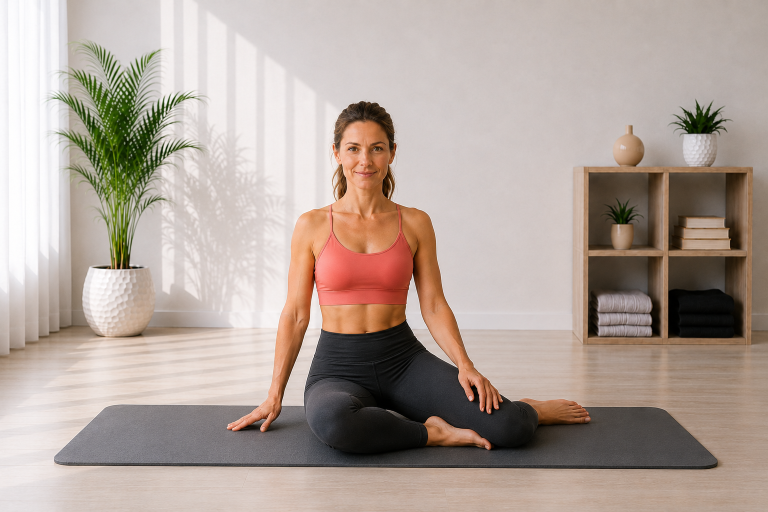
#> input picture Pilates Assets/02_Exercise_Cards/Mermaid Stretch/mermaid_stretch_start_v01.png, 1536 x 1024 px (shown at 1/2 size); the run also reads 1 picture not shown here
$ python build_mermaid_stretch_cards.py
#> lines starting #> are read from the running program, lines starting #| are printed output that depends on the picture; after the words box and inside, x2 and y2 are one past the last pixel; in counts of white or black regions, pixels touching at a corner belong together
# -*- coding: utf-8 -*-
from pathlib import Path
import hashlib

from PIL import Image, ImageDraw, ImageFont, ImageOps


BASE = Path(__file__).resolve().parent
START = BASE / "mermaid_stretch_start_v01.png"
HERO = BASE / "mermaid_stretch_hero_v01.png"
GUIDE = BASE / "mermaid_stretch_guide_card_v01.png"
STEP = BASE / "mermaid_stretch_step_by_step_v01.png"
EXPECTED_HASHES = {
    START: "dd9ebd6a75d5f397842ffd75b3196bbeebd0e6797fb9ba4ba96aa9308c66592f",
    HERO: "6105f3dd084aac7680d4437fb7334977c6f8522ccac2223457526c6b23f9c759",
}

BG = (244, 251, 250)
CARD = (255, 255, 255)
INK = (38, 44, 47)
MUTED = (101, 115, 119)
TEAL = (20, 154, 154)
TEAL_D = (14, 122, 123)
LINE = (210, 232, 230)
SOFT = (231, 247, 246)
WARN = (255, 247, 244)
WARN_LINE = (242, 220, 216)
WARN_ICON = (199, 92, 84)
FONT_DIR = Path(r"C:\Windows\Fonts")

GUIDE_HOW = [
    ("1", "Sedni si do Mermaid sedu. Obě kolena pokrč na jednu stranu a páteř vytáhni vzhůru."),
    ("2", "Jednu dlaň lehce opři o podložku. S výdechem se ukloň a druhou paži veď nad hlavou."),
    ("3", "S nádechem se plynule vrať do vzpřímeného sedu. Pánev zůstává stabilní."),
]

GUIDE_WATCH = (
    "Sedací kosti drž co nejvíce na podložce, ramena daleko od uší a hrudník dopředu. "
    "Neotáčej trup, nepředkláněj se a protahuj se jen do příjemného rozsahu."
)

STEP_TEXTS = [
    (
        "KROK 1",
        "VÝCHOZÍ POZICE",
        "Sedni si vzpřímeně, obě kolena pokrč na jednu stranu. Jednu ruku lehce opři o podložku.",
        START,
    ),
    (
        "KROK 2",
        "BOČNÍ ÚKLON",
        "S výdechem se ukláněj k opěrné ruce. Opačnou paži protáhni obloukem nad hlavou.",
        HERO,
    ),
    (
        "KROK 3",
        "NÁVRAT",
        "S nádechem se plynule vrať do vzpřímeného sedu. Pánev zůstává stabilní.",
        START,
    ),
]

STEP_BREATH = "Nádech v sedu. Výdech do úklonu. Nádech při návratu."
STEP_WATCH = (
    "Sedací kosti drž na podložce a ramena daleko od uší. "
    "Neotáčej trup ani se nepředkláněj."
)


def sha256(path):
    return hashlib.sha256(path.read_bytes()).hexdigest()


def font(name, size):
#> called with name = 'arialbd.ttf', size = 44
    for candidate in (FONT_DIR / name, FONT_DIR / "arial.ttf", FONT_DIR / "segoeui.ttf"):
        if candidate.exists():
            return ImageFont.truetype(str(candidate), size)
    return ImageFont.load_default()


F = {
    "title": font("arialbd.ttf", 44),
    "h2": font("arialbd.ttf", 25),
    "h3": font("arialbd.ttf", 20),
    "body": font("arial.ttf", 22),
    "small": font("arial.ttf", 17),
    "small_b": font("arialbd.ttf", 17),
    "tiny": font("arial.ttf", 14),
    "step_title": font("arialbd.ttf", 38),
    "step_h": font("arialbd.ttf", 24),
    "step_body": font("arial.ttf", 23),
}


def rounded(draw, box, radius=28, fill=CARD, outline=LINE, width=2):
    draw.rounded_rectangle(box, radius=radius, fill=fill, outline=outline, width=width)


def wrap_text(draw, text, selected_font, max_width):
    lines, current = [], ""
    for word in text.split():
        candidate = (current + " " + word).strip()
        if draw.textbbox((0, 0), candidate, font=selected_font)[2] <= max_width or not current:
            current = candidate
        else:
            lines.append(current)
            current = word
    if current:
        lines.append(current)
    return lines


def draw_wrapped(draw, xy, text, selected_font, fill, max_width, line_gap=7):
    x, y = xy
    last_bottom = y
    for line in wrap_text(draw, text, selected_font, max_width):
        draw.text((x, y), line, font=selected_font, fill=fill)
        bbox = draw.textbbox((x, y), line, font=selected_font)
        last_bottom = bbox[3]
        y += draw.textbbox((0, 0), line, font=selected_font)[3] + line_gap
    return y, last_bottom


def fit_image(path, size, centering=(0.5, 0.5)):
    with Image.open(path) as source:
        return ImageOps.fit(
            source.convert("RGB"), size, method=Image.Resampling.LANCZOS, centering=centering
        )


def paste_round(base, image, box, radius=22):
    x1, y1, x2, y2 = box
    size = (x2 - x1, y2 - y1)
    if image.size != size:
        image = image.resize(size, Image.Resampling.LANCZOS)
    mask = Image.new("L", size, 0)
    ImageDraw.Draw(mask).rounded_rectangle((0, 0, size[0], size[1]), radius=radius, fill=255)
    base.paste(image, (x1, y1), mask)


def center_text(draw, box, text, selected_font, fill):
    x1, y1, x2, y2 = box
    bbox = draw.textbbox((0, 0), text, font=selected_font)
    x = x1 + (x2 - x1 - (bbox[2] - bbox[0])) / 2
    y = y1 + (y2 - y1 - (bbox[3] - bbox[1])) / 2 - 2
    draw.text((x, y), text, font=selected_font, fill=fill)


def pill(draw, xy, text, selected_font):
    x, y = xy
    bbox = draw.textbbox((0, 0), text, font=selected_font)
    box = (x, y, x + bbox[2] - bbox[0] + 32, y + bbox[3] - bbox[1] + 16)
    draw.rounded_rectangle(box, radius=16, fill=SOFT, outline=LINE, width=1)
    draw.text((x + 16, y + 7), text, font=selected_font, fill=TEAL_D)
    return box[2] + 8


def draw_icon(draw, center, kind, color=TEAL):
    x, y = center
    if kind == "breath":
        draw.arc((x - 8, y - 8, x + 8, y + 8), 25, 320, fill=color, width=3)
        draw.line((x + 7, y - 8, x + 12, y - 8, x + 12, y - 3), fill=color, width=3)
    elif kind == "focus":
        draw.ellipse((x - 8, y - 8, x + 8, y + 8), outline=color, width=3)
        draw.ellipse((x - 3, y - 3, x + 3, y + 3), fill=color)
    elif kind == "repeat":
        draw.arc((x - 9, y - 7, x + 9, y + 7), 200, 20, fill=color, width=3)
        draw.polygon([(x + 8, y - 8), (x + 14, y - 5), (x + 9, y - 1)], fill=color)
    elif kind == "warn":
        draw.polygon([(x, y - 10), (x - 10, y + 9), (x + 10, y + 9)], outline=color, width=3)
        draw.line((x, y - 3, x, y + 3), fill=color, width=2)
        draw.ellipse((x - 1, y + 6, x + 1, y + 8), fill=color)


def ensure_bottom_margin(name, bottom, card_bottom, minimum=20):
    margin = card_bottom - bottom
    if margin < minimum:
        raise RuntimeError(f"{name} bottom margin {margin}px is below {minimum}px")
    return margin


def verify_sources():
    for path, expected_hash in EXPECTED_HASHES.items():
        if not path.exists():
            raise FileNotFoundError(path)
        with Image.open(path) as image:
#> image is the input picture: PIL image 1536x1024 RGB; mean R, G, B 176.9, 162.5, 153.6
            if image.size != (1536, 1024):
                raise RuntimeError(f"Unexpected source size for {path.name}: {image.size}")
        if sha256(path) != expected_hash:
            raise RuntimeError(f"SHA mismatch for {path.name}")
#> pass 2 of the loop in verify_sources, `for path, expected_hash in EXPECTED_HASHES.items():`:
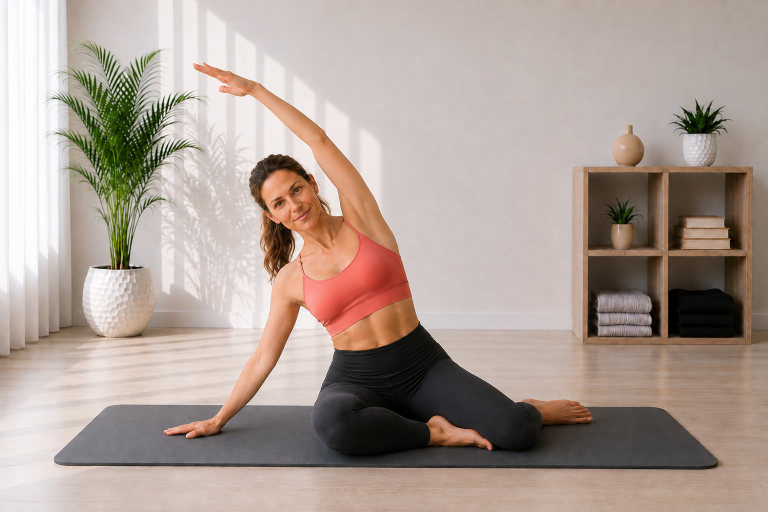
#> input picture Pilates Assets/02_Exercise_Cards/Mermaid Stretch/mermaid_stretch_hero_v01.png, 1536 x 1024 px (shown at 1/2 size)
#> in verify_sources, image is the input picture: PIL image 1536x1024 RGB; mean R, G, B 173.4, 158.2, 149.5


def build_guide():
    image = Image.new("RGB", (780, 1688), BG)
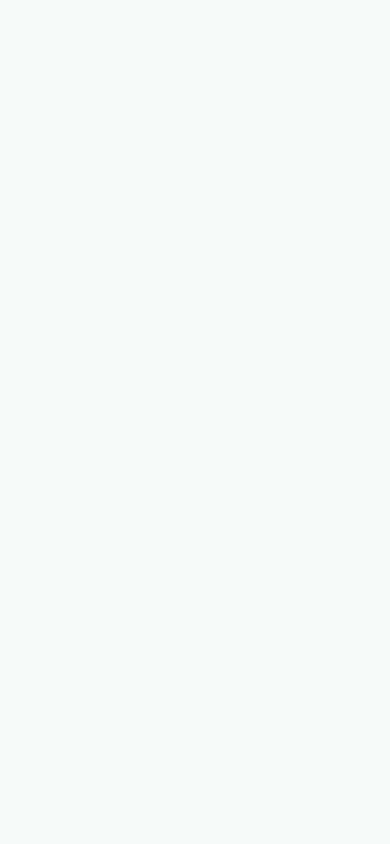
#> image: PIL image 780x1688 RGB (shown at 1/2 size); mean R, G, B 244, 251, 250
    draw = ImageDraw.Draw(image)
    margins = {}

    rounded(draw, (34, 34, 746, 140))
    draw.text((62, 49), "BOČNÍ PROTAŽENÍ V SEDU", font=F["title"], fill=INK)
    draw.text((62, 94), "Bok trupu a mobilita páteře", font=F["small_b"], fill=TEAL_D)
    _, desc_bottom = draw_wrapped(
        draw, (62, 115), "Protahuje bok trupu a podporuje vzpřímené držení těla.",
        F["tiny"], MUTED, 650, 2
    )
#> desc_bottom = 127
    margins["GUIDE DESCRIPTION"] = 140 - desc_bottom
    x = pill(draw, (62, 148), "Boční protažení", F["small_b"])
#> x = 178
    pill(draw, (x, 148), "Bez pomůcky", F["small_b"])

    rounded(draw, (34, 196, 746, 653))
    paste_round(image, fit_image(HERO, (680, 393)), (50, 218, 730, 611))
#> in paste_round, `x1, y1, x2, y2 = box`: x1 = 50; y1 = 218; x2 = 730; y2 = 611
#> in paste_round, `size = (x2 - x1, y2 - y1)`: size = (680, 393)
#> in paste_round, `mask = Image.new("L", size, 0)`: mask: PIL image 680x393 L; every value is 0
#> in paste_round, `ImageDraw.Draw(mask).rounded_rectangle((0, 0, size[0], size[1]), radiu..`:
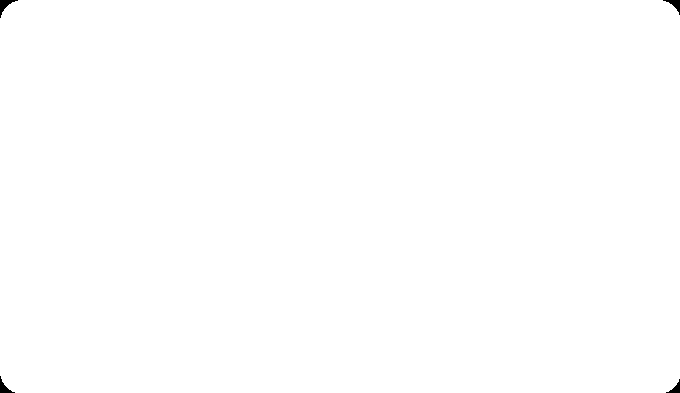
#> mask: PIL image 680x393 L; 99.9% white; 4 black regions, box (x1, y1, x2, y2) and area: (0, 0, 18, 18) 111, (663, 0, 680, 15) 93, (0, 376, 15, 393) 93, (666, 379, 680, 393) 76

    mini_y, mini_w, mini_h = 675, 218, 146
    xs = [34, 274, 514]
    labels = [
        ("START", "Vzpřímený sed", START),
        ("BOČNÍ ÚKLON", "Paže nad hlavou", HERO),
        ("NÁVRAT", "Plynule zpět", START),
    ]
    for index, (x0, (label, caption, source)) in enumerate(zip(xs, labels), 1):
        card_bottom = mini_y + mini_h + 74
        rounded(draw, (x0, mini_y, x0 + mini_w, card_bottom), 22)
        paste_round(image, fit_image(source, (mini_w - 22, mini_h)),
                    (x0 + 11, mini_y + 10, x0 + mini_w - 11, mini_y + 10 + mini_h), 16)
#> call 2 of fit_image, with size = (196, 146), centering = (0.5, 0.5)
#> in fit_image (call 2), `return ImageOps.fit( source.convert("RGB"), size, method=Image.Resampl..`:
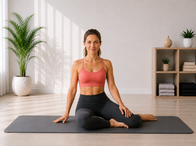
#> returned value: PIL image 196x146 RGB; mean R, G, B 175.1, 160.3, 151.3
#> call 2 of paste_round, with box = (45, 685, 241, 831), radius = 16
#> in paste_round (call 2), `x1, y1, x2, y2 = box`: x1 = 45; y1 = 685; x2 = 241; y2 = 831
#> in paste_round (call 2), `size = (x2 - x1, y2 - y1)`: size = (196, 146)
#> in paste_round (call 2), `mask = Image.new("L", size, 0)`: mask: PIL image 196x146 L; every value is 0
#> in paste_round (call 2), `ImageDraw.Draw(mask).rounded_rectangle((0, 0, size[0], size[1]), radiu..`:
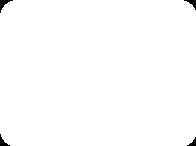
#> mask: PIL image 196x146 L; 99.3% white; 4 black regions, box (x1, y1, x2, y2) and area: (0, 0, 13, 13) 61, (184, 0, 196, 10) 48, (0, 134, 10, 146) 48, (187, 137, 196, 146) 36
        draw.ellipse((x0 + 15, mini_y + 15, x0 + 43, mini_y + 43), fill=TEAL)
        center_text(draw, (x0 + 15, mini_y + 15, x0 + 43, mini_y + 43), str(index), F["tiny"], CARD)
        center_text(draw, (x0 + 5, mini_y + mini_h + 14, x0 + mini_w - 5, mini_y + mini_h + 40), label, F["small_b"], INK)
        center_text(draw, (x0 + 8, mini_y + mini_h + 38, x0 + mini_w - 8, mini_y + mini_h + 57), caption, F["tiny"], MUTED)
        caption_bottom = draw.textbbox((0, 0), caption, font=F["tiny"])[3] + mini_y + mini_h + 38
#> caption_bottom = 871
        margins[f"GUIDE MINI {index}"] = card_bottom - caption_bottom
#> pass 2 of the loop in build_guide, `for index, (x0, (label, caption, source)) in enumerate(zip(xs, labels)..`:
#> caption_bottom = 869

    info_y, box_w, box_h = 915, 218, 164
    info = [
        ("breath", "DECH", "Výdech do úklonu. Nádech při návratu."),
        ("focus", "ZAMĚŘ SE", "Pánev stabilní, ramena daleko od uší."),
        ("repeat", "VÝDRŽ", "Drž podle času uvedeného v tréninku."),
    ]
    for index, (x0, (kind, heading, body)) in enumerate(zip(xs, info), 1):
        card_bottom = info_y + box_h
        rounded(draw, (x0, info_y, x0 + box_w, card_bottom), 22)
        draw_icon(draw, (x0 + 28, info_y + 30), kind)
        draw.text((x0 + 48, info_y + 18), heading, font=F["small_b"], fill=TEAL_D)
        _, body_bottom = draw_wrapped(draw, (x0 + 18, info_y + 56), body, F["small"], INK, box_w - 36, 4)
        margins[f"GUIDE INFO {index}"] = ensure_bottom_margin(f"Guide info {index}", body_bottom, card_bottom)
#> this loop made 3 passes
#> body_bottom on passes 1 to 3: 983, 982, 983
#> after the loop, margins = {'GUIDE DESCRIPTION': 13, 'GUIDE MINI 1': 24, 'GUIDE MINI 2': 26, 'GUIDE MINI 3': 24, 'GUIDE INFO 1': 96, 'GUIDE INFO 2': 97, 'GUIDE INFO 3': 96}

    rounded(draw, (34, 1090, 746, 1412), 26)
    draw.text((62, 1120), "JAK PROVÉST", font=F["h2"], fill=INK)
    y = 1165
    for number_value, text in GUIDE_HOW:
        draw.ellipse((62, y + 2, 92, y + 32), fill=SOFT, outline=LINE, width=1)
        center_text(draw, (62, y + 2, 92, y + 32), number_value, F["small_b"], TEAL_D)
        y, body_bottom = draw_wrapped(draw, (106, y), text, F["body"], INK, 590, 7)
        margins[f"GUIDE STEP {number_value}"] = 1412 - body_bottom
        y += 12
#> this loop made 3 passes
#> (y, body_bottom) on passes 1 to 3: (1196, 1177), (1227, 1208), (1258, 1239)
#> after the loop, margins = 10 items; y = 1258
    margins["GUIDE HOW"] = ensure_bottom_margin("Guide how", body_bottom, 1412)

    rounded(draw, (34, 1440, 746, 1618), 26, WARN, WARN_LINE, 2)
    draw_icon(draw, (64, 1473), "warn", WARN_ICON)
    draw.text((92, 1457), "HLÍDEJ SI", font=F["h3"], fill=INK)
    _, watch_bottom = draw_wrapped(draw, (62, 1500), GUIDE_WATCH, F["body"], INK, 640, 7)
#> watch_bottom = 1531
    margins["GUIDE WATCH"] = ensure_bottom_margin("Guide watch", watch_bottom, 1618)
    draw.text((54, 1640), "Moovka", font=F["tiny"], fill=MUTED)

    image.save(GUIDE)
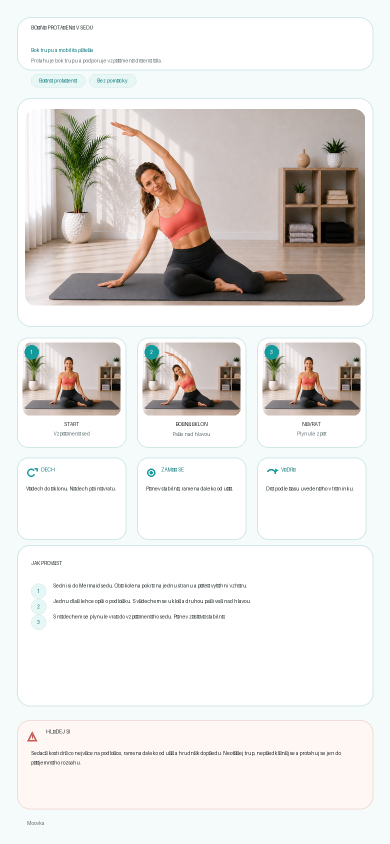
#> saved as mermaid_stretch_guide_card_v01.png: PIL image 780x1688 RGB (shown at 1/2 size); mean R, G, B 227.3, 224.8, 221.9
#> in main, `guide_margins = build_guide()`: guide_margins = 12 items
    return margins


def build_step():
    image = Image.new("RGB", (780, 2280), BG)
#> image: PIL image 780x2280 RGB
    draw = ImageDraw.Draw(image)
    rounded(draw, (34, 34, 746, 126))
    draw.text((62, 56), "Krok za krokem", font=F["step_title"], fill=INK)
    draw.text((62, 98), "BOČNÍ PROTAŽENÍ V SEDU", font=F["small_b"], fill=TEAL_D)

    y, margins = 160, {}
    for step_label, heading, body, source in STEP_TEXTS:
        card_height = 595
        card_bottom = y + card_height
        rounded(draw, (34, y, 746, card_bottom))
        draw.rounded_rectangle((58, y + 24, 148, y + 54), radius=15, fill=SOFT, outline=LINE, width=1)
        center_text(draw, (58, y + 24, 148, y + 54), step_label, F["small_b"], TEAL_D)
        draw.text((62, y + 72), heading, font=F["step_h"], fill=INK)
        image_bottom = y + 494
        paste_round(image, fit_image(source, (656, 380)), (62, y + 114, 718, image_bottom))
#> in fit_image (call 5), `return ImageOps.fit( source.convert("RGB"), size, method=Image.Resampl..`:
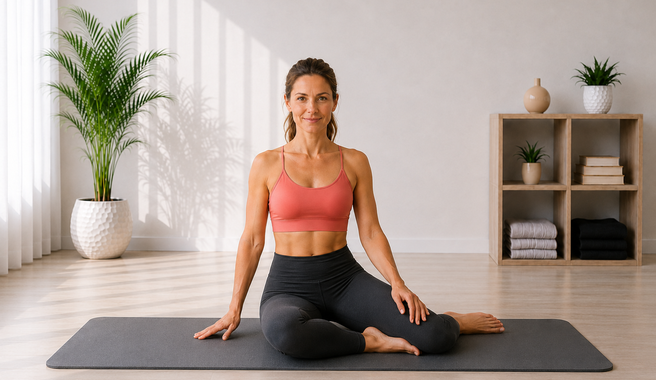
#> returned value: PIL image 656x380 RGB; mean R, G, B 173, 158.3, 149.2
#> in paste_round (call 5), `mask = Image.new("L", size, 0)`: mask: PIL image 656x380 L; every value is 0
#> in paste_round (call 5), `ImageDraw.Draw(mask).rounded_rectangle((0, 0, size[0], size[1]), radiu..`: mask: PIL image 656x380 L; 99.9% white; 4 black regions, box (x1, y1, x2, y2) and area: (0, 0, 18, 18) 111, (639, 0, 656, 15) 93, (0, 363, 15, 380) 93, (642, 366, 656, 380) 76
        _, body_bottom = draw_wrapped(draw, (62, image_bottom + 16), body, F["step_body"], INK, 656, 7)
#> body_bottom = 682
        margins[step_label] = ensure_bottom_margin(step_label, body_bottom, card_bottom)
        y += card_height + 5
#> pass 2 of the loop in build_step, `for step_label, heading, body, source in STEP_TEXTS:`:
#> in fit_image (call 6), `return ImageOps.fit( source.convert("RGB"), size, method=Image.Resampl..`:
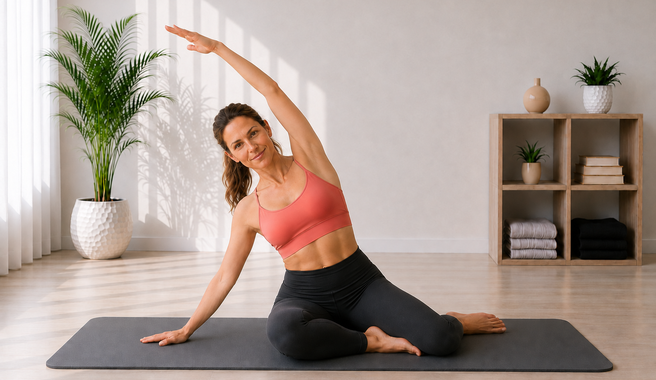
#> returned value: PIL image 656x380 RGB; mean R, G, B 169.5, 154.3, 145.4
#> y1 = 874; y2 = 1254
#> in paste_round (call 6), `base.paste(image, (x1, y1), mask)`:
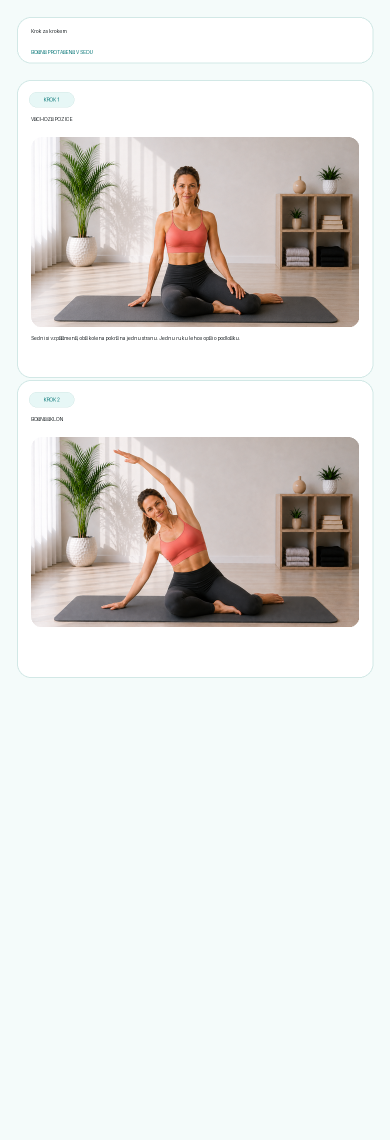
#> base: PIL image 780x2280 RGB (shown at 1/2 size); mean R, G, B 225.5, 225, 222
#> in build_step, `_, body_bottom = draw_wrapped(draw, (62, image_bottom + 16), body, F["..`: body_bottom = 1282

    rounded(draw, (34, y, 746, y + 275), 28, WARN, WARN_LINE, 2)
    draw_icon(draw, (66, y + 45), "breath")
    draw.text((98, y + 28), "DECH", font=F["step_h"], fill=INK)
    next_y, breath_bottom = draw_wrapped(draw, (62, y + 78), STEP_BREATH, F["step_body"], INK, 650, 8)
#> next_y = 2058; breath_bottom = 2050
    margins["STEP BREATH"] = y + 275 - breath_bottom
    draw_icon(draw, (66, next_y + 31), "warn", WARN_ICON)
    draw.text((98, next_y + 14), "HLÍDEJ SI", font=F["step_h"], fill=INK)
    _, watch_bottom = draw_wrapped(draw, (62, next_y + 54), STEP_WATCH, F["step_body"], INK, 650, 8)
#> watch_bottom = 2124
    margins["STEP WATCH"] = ensure_bottom_margin("Step watch", watch_bottom, y + 275)
    draw.text((54, 2240), "Moovka", font=F["tiny"], fill=MUTED)

    image.save(STEP)
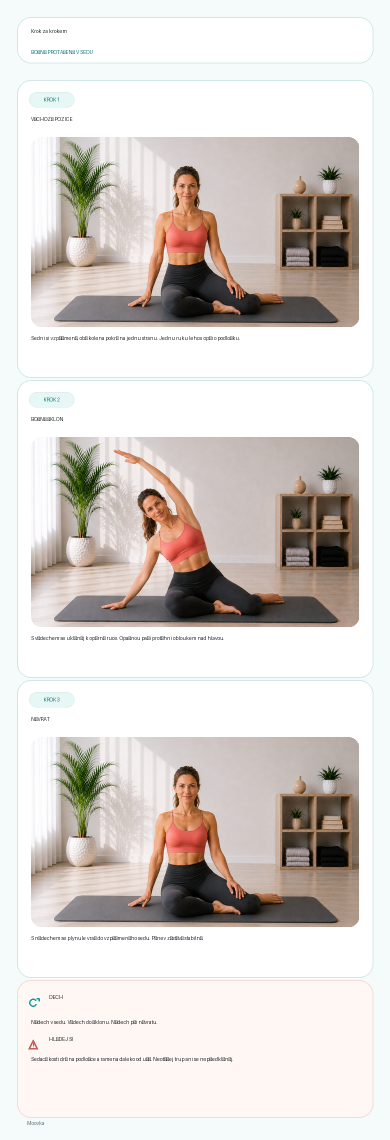
#> saved as mermaid_stretch_step_by_step_v01.png: PIL image 780x2280 RGB (shown at 1/2 size); mean R, G, B 217.2, 211.4, 207.1
    return margins


def main():
    verify_sources()
    before = {path: sha256(path) for path in EXPECTED_HASHES}
    guide_margins = build_guide()
    step_margins = build_step()
#> step_margins = {'KROK 1': 73, 'KROK 2': 73, 'KROK 3': 73, 'STEP BREATH': 185, 'STEP WATCH': 111}
    after = {path: sha256(path) for path in EXPECTED_HASHES}
    if before != after:
        raise RuntimeError("Source image hash changed during export")
    for path, expected_size in ((GUIDE, (780, 1688)), (STEP, (780, 2280))):
        with Image.open(path) as image:
            if image.size != expected_size:
                raise RuntimeError(f"Unexpected export size for {path.name}: {image.size}")
#> pass 2 of the loop in main, `for path, expected_size in ((GUIDE, (780, 1688)), (STEP, (780, 2280))):`:
    print(f"Exported {GUIDE.name} 780x1688 SHA-256 {sha256(GUIDE)}")
    print(f"Exported {STEP.name} 780x2280 SHA-256 {sha256(STEP)}")
    for label, margin in guide_margins.items():
        print(f"{label} bottom reserve: {margin}px")
#> this loop made 12 passes
#> (label, margin) on passes 1 to 12: ('GUIDE DESCRIPTION', 13), ('GUIDE MINI 1', 24), ('GUIDE MINI 2', 26), ('GUIDE MINI 3', 24), ('GUIDE INFO 1', 96), ('GUIDE INFO 2', 97), ('GUIDE INFO 3', 96), ('GUIDE STEP 1', 235), ('GUIDE STEP 2', 204), ('GUIDE STEP 3', 173), ('GUIDE HOW', 173), ('GUIDE WATCH', 87)
#| GUIDE DESCRIPTION bottom reserve: 13px
#| GUIDE MINI 1 bottom reserve: 24px
#| GUIDE MINI 2 bottom reserve: 26px
#| GUIDE MINI 3 bottom reserve: 24px
#| GUIDE INFO 1 bottom reserve: 96px
#| GUIDE INFO 2 bottom reserve: 97px
#| GUIDE INFO 3 bottom reserve: 96px
#| GUIDE STEP 1 bottom reserve: 235px
#> (further printed lines are left out)
    for label, margin in step_margins.items():
        print(f"{label} bottom reserve: {margin}px")
#> this loop made 5 passes
#> (label, margin) on passes 1 to 5: ('KROK 1', 73), ('KROK 2', 73), ('KROK 3', 73), ('STEP BREATH', 185), ('STEP WATCH', 111)
#| KROK 1 bottom reserve: 73px
#| KROK 2 bottom reserve: 73px
#| KROK 3 bottom reserve: 73px
#| STEP BREATH bottom reserve: 185px
#| STEP WATCH bottom reserve: 111px
    for path, digest in after.items():
        print(f"Source unchanged {path.name}: {digest}")


if __name__ == "__main__":
    main()
